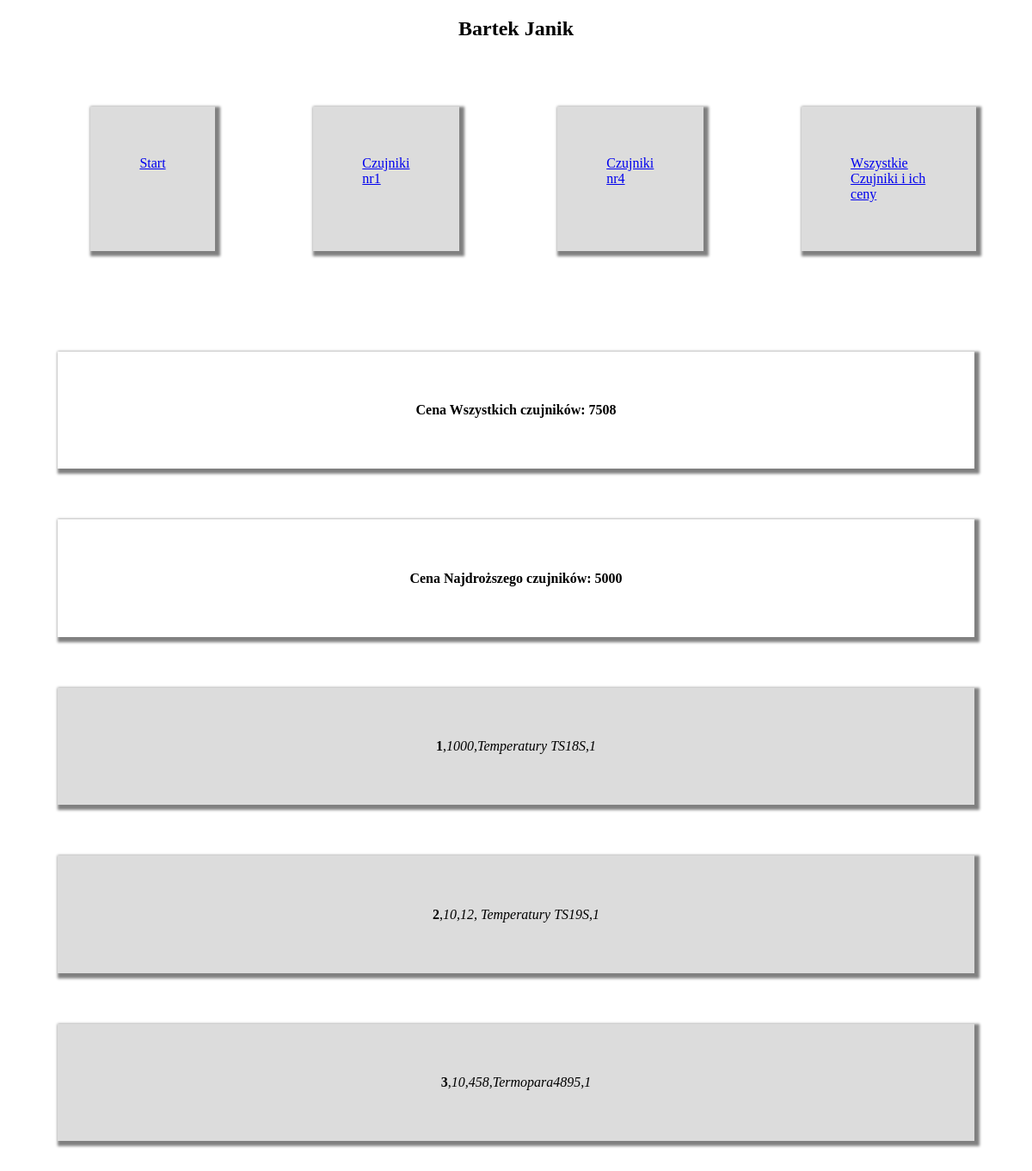
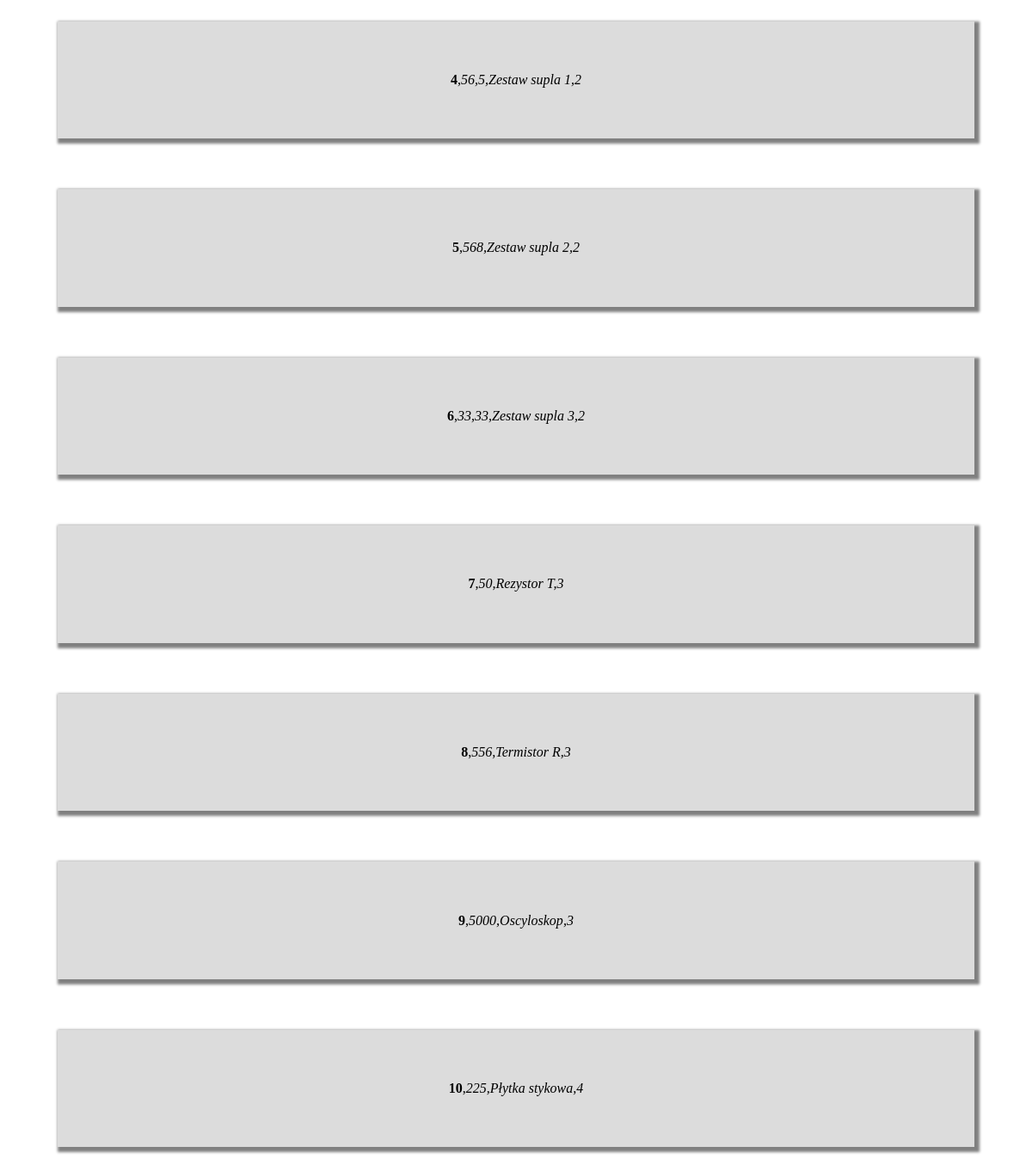
/all_czujnikow.php, run on the app's committed database (2 pictures, top to bottom).
### tables this page shows
CREATE TABLE `czujniki` (
  `ID` int(2) DEFAULT NULL,
  `CENACZUJNIKA` varchar(6) DEFAULT NULL,
  `NAZWA` varchar(18) DEFAULT NULL,
  `KATEGORIA` int(1) DEFAULT NULL
);

### all_czujnikow.php (the view, shortened to what this page needs)
<?php include_once("connect.php");?>
<!DOCTYPE html>
<html lang="en">
<head>
    <link rel="stylesheet" href="style.css">
</head>
    <body>
        <nav>
            <h2>Bartek Janik</h2>
            <ul>
                <li><a href="index.php">Start</a></li>
                <li><a href="nr1.php">Czujniki nr1</a></li>
                <li><a href="nr4.php">Czujniki nr4</a></li>
                <li><a href="all_czujnikow.php">Wszystkie Czujniki i ich ceny</a></li>
            </ul>
        </nav>
        <div class="counter">
        <?php
            $counter_records = $conn->query("SELECT SUM(czujniki.CENACZUJNIKA) as 'suma' FROM czujniki;" );
            list($suma)=mysqli_fetch_row($counter_records);
            echo "<h4>Cena Wszystkich czujników: $suma</h4>";
        ?>
        </div>
        <div class="najdroższe">
        <?php
            $counter_records = $conn->query("SELECT MAX(czujniki.CENACZUJNIKA) as 'najdroższe' FROM czujniki WHERE CENACZUJNIKA > 4000;" );
            list($najdroższe)=mysqli_fetch_row($counter_records);
            echo "<h4>Cena Najdroższego czujników: $najdroższe</h4>";
        ?>
        </div>
        <div class="all">
                <?php
                    $all_records = $conn->query("SELECT czujniki.ID,czujniki.CENACZUJNIKA,czujniki.NAZWA,czujniki.KATEGORIA FROM czujniki" );
                    while(list($ID,$CENACZUJNIKA,$NAZWA,$KATEGORIA)=mysqli_fetch_row($all_records)){
                        echo("<li><b>$ID</b>,<i>$CENACZUJNIKA,$NAZWA,$KATEGORIA</i></li>");
                    }
                ?>
        </div>
    </body>
</html>

### style.css (style rules this page uses)
h2 { justify-content: center; display: flex; }
ul { justify-content: center; display: flex; }
li { background-color: gainsboro; padding: 5%; margin: 5%; box-shadow: 3px 3px 3px 3px gray; justify-content: center; display: flex; }
h4 { padding: 5%; margin: 5%; box-shadow: 3px 3px 3px 3px gray; justify-content: center; display: flex; }

### data on the page
czujniki: ID "1", CENACZUJNIKA "1000", NAZWA "Temperatury TS18S", KATEGORIA "1"
czujniki: ID "2", CENACZUJNIKA "10,12", NAZWA "Temperatury TS19S", KATEGORIA "1"
czujniki: ID "3", CENACZUJNIKA "10,458", NAZWA "Termopara4895", KATEGORIA "1"
czujniki: ID "4", CENACZUJNIKA "56,5", NAZWA "Zestaw supla 1", KATEGORIA "2"
czujniki: ID "5", CENACZUJNIKA "568", NAZWA "Zestaw supla 2", KATEGORIA "2"
czujniki: ID "6", CENACZUJNIKA "33,33", NAZWA "Zestaw supla 3", KATEGORIA "2"
czujniki: ID "7", CENACZUJNIKA "50", NAZWA "Rezystor T", KATEGORIA "3"
czujniki: ID "8", CENACZUJNIKA "556", NAZWA "Termistor R", KATEGORIA "3"
czujniki: ID "9", CENACZUJNIKA "5000", NAZWA "Oscyloskop", KATEGORIA "3"
czujniki: ID "10", CENACZUJNIKA "225", NAZWA "Płytka stykowa", KATEGORIA "4"

### other printed values
$suma "7508"
$najdroższe "5000"
